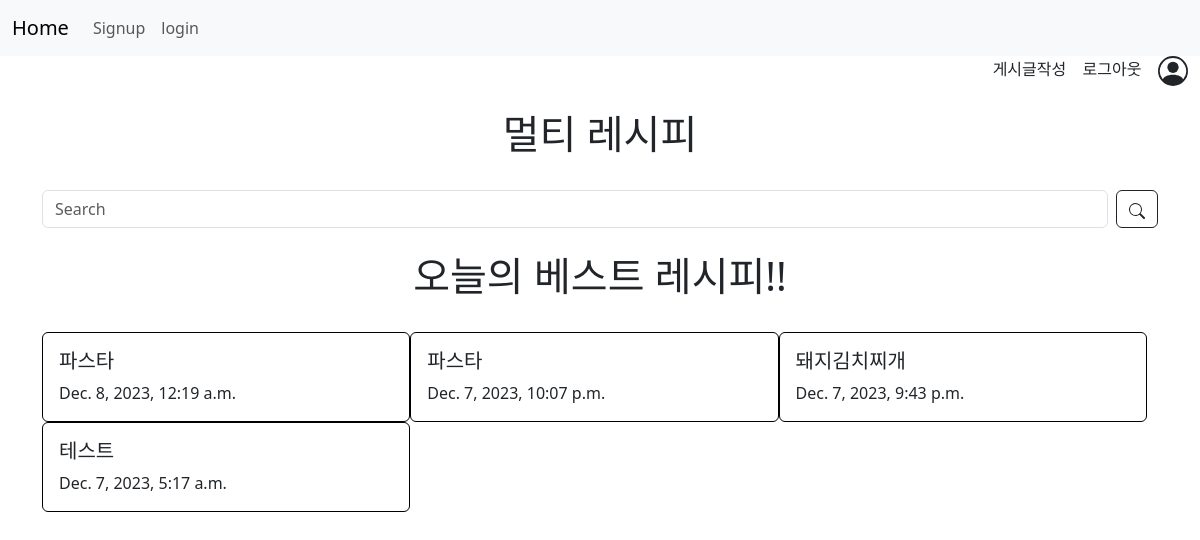
Screenshot of /posts/cate2/1 with the database file from the repository.
### posts/models.py (models this page shows, shortened)
class Post(models.Model):
    title = models.CharField(max_length=50)
    serving = models.IntegerField()
    created_at = models.DateTimeField(auto_now_add=True)
    updated_at = models.DateTimeField(auto_now=True)
    CATE_CHOICES1 = (('한식', '한식'), ('양식', '양식'), ('일식', '일식'), ('기타', '기타'))
    cate1 = models.CharField(
        max_length=10,
        choices = CATE_CHOICES1,
        default='한식',
    )
    CATE_CHOICES2 = (('모임용', '모임용'), ('원팬/스피디', '원팬/스피디'), ('술안주', '술안주'), ('일상', '일상'), ('다이어트', '다이어트'), ('디저트', '디저트'))
    cate2 = models.CharField(
        max_length=10,
        choices = CATE_CHOICES2,
        default='모임용',
    )
    CATE_CHOICES3 = (('소고기' ,'소고기'),('돼지고기' ,'돼지고기'),('닭고기' ,'닭고기'),('육류' ,'육류'),('채소' ,'채소'),('생선' ,'생선'),('해물' ,'해물'),('쌀' ,'쌀'),('밀가루' ,'밀가루'),('면' ,'면'),('콩/견과류' ,'콩/견과류'),('달걀/유제품' ,'달걀/유제품'),('가공식품류' ,'가공식품류'),('기타' ,'기타'))
    cate3 = models.CharField(
        max_length=10,
        choices = CATE_CHOICES3,
        default='기타',
    )
    user = models.ForeignKey(settings.AUTH_USER_MODEL, on_delete=models.CASCADE)

### posts/views.py (the view)
# urls.py: path('cate2/1', views.index_cate2_1, name='cate2_1'),
def index_cate2_1(request):
    posts = Post.objects.filter(cate2='모임용').order_by('-id')
    return render(request, 'index.html', {'posts': posts})

### posts/templates/index.html (shortened to what this page needs)
{% extends 'base.html' %}
{% block body %}
<form class="d-flex" method="POST" action="{% url 'posts:search' %}">
  <input class="form-control me-2" type="search" placeholder="Search" name="searched" aria-label="Search">
  <button class="btn btn-outline-dark" type="submit">
  </button>
</form>
<br>
<div class="container text-center">
<h1> 오늘의 베스트 레시피!! </h1>
</div>
<br>
{% for post in posts %}
  <div class="card" style="border: 1px solid black; float: left; width: 33%;">
    <div class="card-body">
      <h5 class="card-title">{{post.title}}</h5>
      <p class="card-text">{{post.created_at}}</p>
    </div>
  </div>
{% endfor %}
{% endblock %}

### rows the page displays
Post: title "파스타", created_at "Dec. 8, 2023, 12:19 a.m."
Post: title "파스타", created_at "Dec. 7, 2023, 10:07 p.m."
Post: title "돼지김치찌개", created_at "Dec. 7, 2023, 9:43 p.m."
Post: title "테스트", created_at "Dec. 7, 2023, 5:17 a.m."
